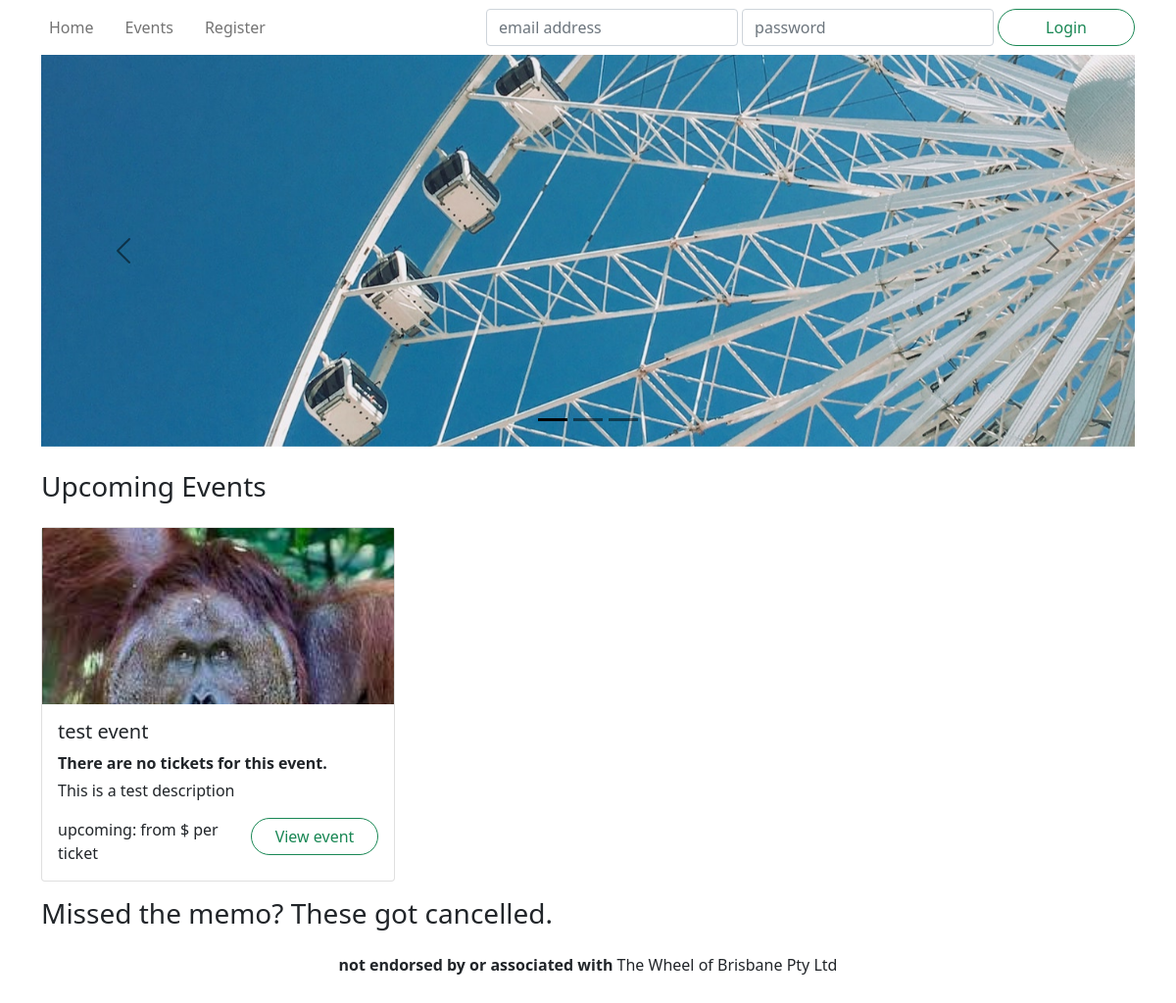
Before: / with the older database file.
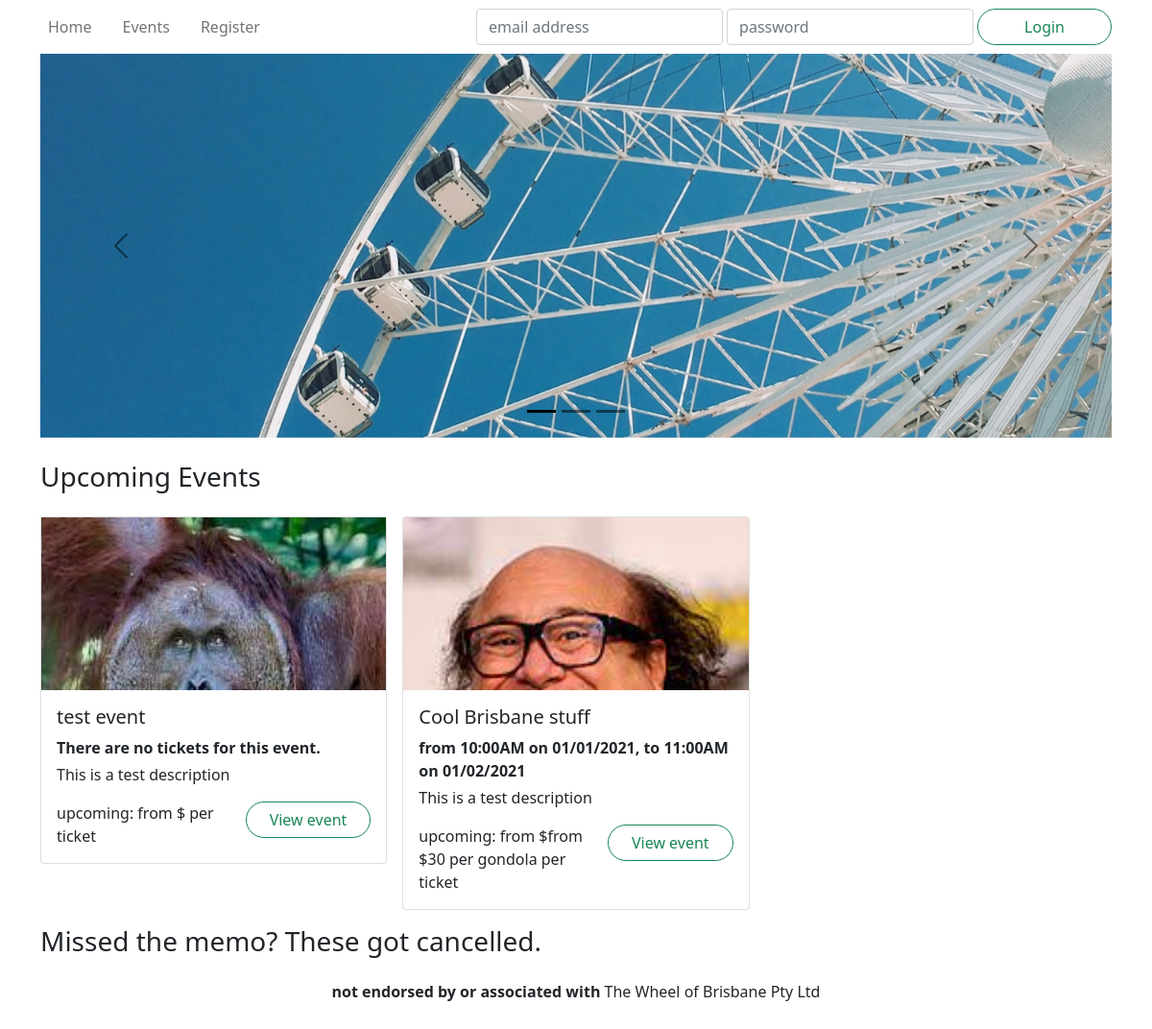
After: the same page with the newer database file.
### wheel/models.py (models this page shows, shortened)
class Event(db.Model):
    __tablename__ = 'events'
    id = db.Column(db.Integer, primary_key=True)
    name = db.Column(db.String(255), nullable=False)
    description = db.Column(db.Text)
    category = db.Column(db.String(40))
    status = db.Column(db.Enum('upcoming', 'inactive', 'cancelled', 'booked out'), nullable=False)
    image = db.Column(db.String(255))
    reviews = db.relationship('Review', backref='event')
    tickets = db.relationship('Ticket', backref='event')
    def getTopThreeByStatus(status):
        return Event.query.filter_by(status=status).limit(3).all()
    def getTicketsDateRange(self):
        x_min = datetime(3000,9,9)
        x_max = datetime(2000,9,9)
        test = datetime(3000,9,9)
        for x in self.tickets:
            if x.datetime < x_min:
                x_min = x.datetime
            if x.datetime > x_max:
                x_max = x.datetime
        low_date = x_min.strftime("%m/%d/%Y")
        low_time = x_min.strftime("%I:%M%p")
        high_date = x_max.strftime("%m/%d/%Y")
        high_time = x_max.strftime("%I:%M%p")
        if x_min == test:
            return "There are no tickets for this event."
        output = "from " + low_time + " on " + low_date + ",  to " + high_time + " on " + high_date
        return output
    def getTicketsPriceFrom(self):
        low_ticket = 100000
        for x in self.tickets:
            if x.price < low_ticket:
                low_ticket = x.price
        if low_ticket == 100000:
            return " "
        low = str(low_ticket)
        return "from $" + low + " per gondola"
    def getStatusColour(self):
        return {
            'upcoming': 'success',
            'inactive': 'secondary',
            'booked out': 'secondary',
            'cancelled': 'danger'
        }[self.status]

class Ticket(db.Model):
    __tablename__ = 'tickets'
    id = db.Column(db.Integer, primary_key=True)
    datetime = db.Column(db.DateTime, nullable=False)
    price = db.Column(db.Integer, nullable=False)
    remaining = db.Column(db.Integer, nullable=False)
    event_id = db.Column(db.Integer, db.ForeignKey('events.id'))

### wheel/views.py (the view)
@main.route('/')
def index():
    upcoming = Event.getTopThreeByStatus('upcoming')
    cancelled = Event.getTopThreeByStatus('cancelled')
    form = indexForm()
    return render_template('index.html',form=form, upcoming=upcoming, cancelled=cancelled)

### wheel/forms.py
class indexForm(FlaskForm):
    submit = SubmitField("test")

### wheel/templates/index.html (shortened to what this page needs)
{% extends 'base.html' %}
{% block hero %}
<div id="hero" class="carousel carousel-dark slide" data-bs-ride="carousel">
    <div class="carousel-indicators">
        <button type="button" class="active"
                data-bs-target="#hero" data-bs-slide-to="0"></button>
        <button type="button"
                data-bs-target="#hero" data-bs-slide-to="1"></button>
        <button type="button"
                data-bs-target="#hero" data-bs-slide-to="2"></button>
    </div>
    <div class="carousel-inner">
        <div class="carousel-item active">
            <div style="background-image: url('/static/images/bluesky.jpg');"></div>
        </div>
    </div>
    <button type="button" class="carousel-control-prev"
            data-bs-target="#hero" data-bs-slide="prev">
        <span class="carousel-control-prev-icon"></span>
    </button>
    <button type="button" class="carousel-control-next"
            data-bs-target="#hero" data-bs-slide="next">
        <span class="carousel-control-next-icon"></span>
    </button>
</div>
{% endblock %}
{% block content %}
<section>
    <header class="row mb-3">
        <h3 class="col-auto">Upcoming Events</h3>
    </header>
        <div class='row row-cols-1 row-cols-md-2 row-cols-xl-3 mb-3 g-3'>
        {% for event in upcoming %}
        <div class="col event">
            <article class="card">
                <a href="{{url_for('events.view', id=event.id)}}" class="card-image" style="background-image: url('.{{ event.image }}'); background-position: top;"></a>
                <div class="card-body">
                    <h5 class="card-title">{{ event.name }}</h5>
                    <p class="mb-1">
                        <strong>
                            {{event.getTicketsDateRange()}}
                        </strong>
                    </p>
                <p class="card-text">{{ event.description }}</p>
                    <div class="row">
                        <span class="col my-auto">{{ "{}: from ${} per ticket".format( event.status, event.getTicketsPriceFrom() ) }}</span>
                        <span class="col-auto"><a href="{{url_for('events.view', id=event.id)}}" class="btn btn-outline-{{ event.getStatusColour() }} rounded-pill px-4">View event</a></span>
                    </div>
                </div>
            </article>
        </div>
        {% endfor %}
    </div>
</section>
<section>
    <header class="row mb-3">
        <h3 class="col-auto">Missed the memo? These got cancelled.</h3>
    </header>
</section>
{% endblock %}

### wheel/templates/base.html (shortened to what this page needs)
<!DOCTYPE html>
<html lang="en">
<head>
    <link href="https://cdn.jsdelivr.net/npm/bootstrap@5.0.0-beta3/dist/css/bootstrap.min.css"
            rel="stylesheet">
    <link rel="stylesheet" href="/static/css/unbootstrapify.css">
</head>
<body>
    <div class="container">
        <header>
            <nav class="navbar navbar-expand-lg navbar-light justify-content-between">
                <div class="navbar-nav flex-row gap-3">
                    <a class="nav-link" href="{{ url_for('main.index') }}">Home</a>
                    <a class="nav-link" href="{{ url_for('events.viewAll') }}">Events</a>
                    {% if current_user.is_authenticated %}
                    <a class="nav-link" href="{{ url_for('main.bookings') }}">My Bookings</a>
                    {% else %}
                    <a class="nav-link" href="{{ url_for('auth.register') }}">Register</a>
                    {% endif %}
                </div>
                <div class="collapse navbar-collapse flex-grow-0" id="navbarlogin">
                    {% if not current_user.is_authenticated %}
                    <form method="POST" action="{{ url_for('auth.login') }}" class="navbar-nav flex-row gap-1">
                        <input name="email" type="text" required
                                class="form-control" placeholder="email address">
                        <input name="password" type="password" required
                                class="form-control" placeholder="password">
                        <button class="btn btn-outline-success rounded-pill px-5" type="submit">Login</button>
                    </form>
                    {% else %}
                    <form action="{{ url_for('auth.logout') }}" class="navbar-nav flex-row gap-1">
                        <button class="btn btn-outline-primary rounded-pill px-5" type="submit">Logout</button>
                    </form>
                    {% endif %}
                </div>
            </nav>
            {% block hero %}
            {% endblock %}
        </header>
        <main>
            <header class="row mb-3">
                <div class="col-md"><h1>{% block title %}{% endblock %}</h1></div>
            </header>
            {% block content %}
            {% endblock %}
        </main>
        <footer class="text-center footer"><strong>not endorsed by or associated with </strong>The Wheel of Brisbane Pty Ltd</footer>
    </div>
</body>
</html>

Changed rows visible on the page:
added Event: image (picture), name "Cool Brisbane stuff", getTicketsDateRange "from 10:00AM on 01/01/2021, to 11:00AM on 01/02/2021", description "This is a test description", status.price "upcoming: from $from $30 per gondola per ticket"
